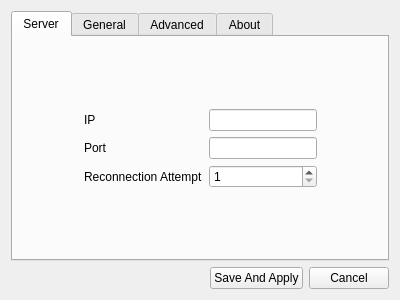
<?xml version="1.0" encoding="UTF-8"?>
<ui version="4.0">
 <class>Setting</class>
 <widget class="QWidget" name="Setting">
  <property name="geometry">
   <rect>
    <x>0</x>
    <y>0</y>
    <width>400</width>
    <height>300</height>
   </rect>
  </property>
  <property name="windowTitle">
   <string notr="true">Form</string>
  </property>
  <layout class="QVBoxLayout" name="verticalLayout_2">
   <item>
    <widget class="QTabWidget" name="tabWidget">
     <property name="currentIndex">
      <number>0</number>
     </property>
     <widget class="QWidget" name="server">
      <attribute name="title">
       <string notr="true">Server</string>
      </attribute>
      <layout class="QVBoxLayout" name="verticalLayout">
       <item>
        <spacer name="verticalSpacer">
         <property name="orientation">
          <enum>Qt::Vertical</enum>
         </property>
         <property name="sizeHint" stdset="0">
          <size>
           <width>20</width>
           <height>57</height>
          </size>
         </property>
        </spacer>
       </item>
       <item>
        <layout class="QHBoxLayout" name="horizontalLayout">
         <item>
          <spacer name="horizontalSpacer">
           <property name="orientation">
            <enum>Qt::Horizontal</enum>
           </property>
           <property name="sizeHint" stdset="0">
            <size>
             <width>40</width>
             <height>20</height>
            </size>
           </property>
          </spacer>
         </item>
         <item>
          <layout class="QFormLayout" name="formLayout">
           <item row="0" column="0">
            <widget class="QLabel" name="ip_label">
             <property name="text">
              <string notr="true">IP</string>
             </property>
            </widget>
           </item>
           <item row="0" column="1">
            <widget class="QLineEdit" name="ip_editor"/>
           </item>
           <item row="1" column="0">
            <widget class="QLabel" name="port_label">
             <property name="text">
              <string notr="true">Port</string>
             </property>
            </widget>
           </item>
           <item row="1" column="1">
            <widget class="QLineEdit" name="port_editor"/>
           </item>
           <item row="2" column="0">
            <widget class="QLabel" name="reconnection_attemp_label">
             <property name="text">
              <string notr="true">Reconnection Attempt</string>
             </property>
            </widget>
           </item>
           <item row="2" column="1">
            <widget class="QSpinBox" name="reconnection_attempt_box">
             <property name="minimum">
              <number>1</number>
             </property>
             <property name="maximum">
              <number>100</number>
             </property>
            </widget>
           </item>
          </layout>
         </item>
         <item>
          <spacer name="horizontalSpacer_2">
           <property name="orientation">
            <enum>Qt::Horizontal</enum>
           </property>
           <property name="sizeHint" stdset="0">
            <size>
             <width>40</width>
             <height>20</height>
            </size>
           </property>
          </spacer>
         </item>
        </layout>
       </item>
       <item>
        <spacer name="verticalSpacer_2">
         <property name="orientation">
          <enum>Qt::Vertical</enum>
         </property>
         <property name="sizeHint" stdset="0">
          <size>
           <width>20</width>
           <height>57</height>
          </size>
         </property>
        </spacer>
       </item>
      </layout>
     </widget>
     <widget class="QWidget" name="general">
      <attribute name="title">
       <string notr="true">General</string>
      </attribute>
      <layout class="QVBoxLayout" name="verticalLayout_3">
       <item>
        <spacer name="verticalSpacer_3">
         <property name="orientation">
          <enum>Qt::Vertical</enum>
         </property>
         <property name="sizeHint" stdset="0">
          <size>
           <width>20</width>
           <height>70</height>
          </size>
         </property>
        </spacer>
       </item>
       <item>
        <layout class="QHBoxLayout" name="horizontalLayout_3">
         <item>
          <spacer name="horizontalSpacer_4">
           <property name="orientation">
            <enum>Qt::Horizontal</enum>
           </property>
           <property name="sizeHint" stdset="0">
            <size>
             <width>40</width>
             <height>20</height>
            </size>
           </property>
          </spacer>
         </item>
         <item>
          <layout class="QFormLayout" name="formLayout_2">
           <item row="0" column="0">
            <widget class="QLabel" name="language_label">
             <property name="text">
              <string notr="true">Language</string>
             </property>
            </widget>
           </item>
           <item row="0" column="1">
            <widget class="QComboBox" name="language_combobox"/>
           </item>
           <item row="1" column="0">
            <widget class="QLabel" name="theme_label">
             <property name="text">
              <string notr="true">Theme</string>
             </property>
            </widget>
           </item>
           <item row="1" column="1">
            <widget class="QComboBox" name="theme_combobox"/>
           </item>
          </layout>
         </item>
         <item>
          <spacer name="horizontalSpacer_5">
           <property name="orientation">
            <enum>Qt::Horizontal</enum>
           </property>
           <property name="sizeHint" stdset="0">
            <size>
             <width>40</width>
             <height>20</height>
            </size>
           </property>
          </spacer>
         </item>
        </layout>
       </item>
       <item>
        <spacer name="verticalSpacer_4">
         <property name="orientation">
          <enum>Qt::Vertical</enum>
         </property>
         <property name="sizeHint" stdset="0">
          <size>
           <width>20</width>
           <height>70</height>
          </size>
         </property>
        </spacer>
       </item>
      </layout>
     </widget>
     <widget class="QWidget" name="advanced">
      <attribute name="title">
       <string notr="true">Advanced</string>
      </attribute>
      <layout class="QVBoxLayout" name="verticalLayout_4">
       <item>
        <spacer name="verticalSpacer_5">
         <property name="orientation">
          <enum>Qt::Vertical</enum>
         </property>
         <property name="sizeHint" stdset="0">
          <size>
           <width>20</width>
           <height>69</height>
          </size>
         </property>
        </spacer>
       </item>
       <item>
        <layout class="QHBoxLayout" name="horizontalLayout_6">
         <item>
          <spacer name="horizontalSpacer_6">
           <property name="orientation">
            <enum>Qt::Horizontal</enum>
           </property>
           <property name="sizeHint" stdset="0">
            <size>
             <width>40</width>
             <height>20</height>
            </size>
           </property>
          </spacer>
         </item>
         <item>
          <layout class="QFormLayout" name="formLayout_3">
           <item row="0" column="0">
            <widget class="QLabel" name="log_level_label">
             <property name="text">
              <string notr="true">Log Level</string>
             </property>
            </widget>
           </item>
           <item row="0" column="1">
            <widget class="QComboBox" name="log_level_combobox"/>
           </item>
           <item row="1" column="0">
            <widget class="QLabel" name="log_saving_limit_label">
             <property name="text">
              <string notr="true">Log Saving Limit</string>
             </property>
            </widget>
           </item>
           <item row="1" column="1">
            <layout class="QHBoxLayout" name="horizontalLayout_4">
             <item>
              <widget class="QComboBox" name="log_saving_combobox"/>
             </item>
             <item>
              <widget class="QLabel" name="days_label">
               <property name="text">
                <string notr="true">Day(s)</string>
               </property>
              </widget>
             </item>
            </layout>
           </item>
          </layout>
         </item>
         <item>
          <spacer name="horizontalSpacer_7">
           <property name="orientation">
            <enum>Qt::Horizontal</enum>
           </property>
           <property name="sizeHint" stdset="0">
            <size>
             <width>40</width>
             <height>20</height>
            </size>
           </property>
          </spacer>
         </item>
        </layout>
       </item>
       <item>
        <spacer name="verticalSpacer_6">
         <property name="orientation">
          <enum>Qt::Vertical</enum>
         </property>
         <property name="sizeHint" stdset="0">
          <size>
           <width>20</width>
           <height>69</height>
          </size>
         </property>
        </spacer>
       </item>
      </layout>
     </widget>
     <widget class="QWidget" name="about">
      <attribute name="title">
       <string notr="true">About</string>
      </attribute>
      <layout class="QVBoxLayout" name="verticalLayout_7">
       <item>
        <layout class="QHBoxLayout" name="horizontalLayout_5">
         <item>
          <widget class="QLabel" name="logo_label">
           <property name="text">
            <string notr="true">LOGO</string>
           </property>
          </widget>
         </item>
         <item>
          <layout class="QGridLayout" name="gridLayout">
           <item row="0" column="0">
            <widget class="QLabel" name="version_label">
             <property name="text">
              <string notr="true">Version</string>
             </property>
            </widget>
           </item>
           <item row="0" column="1">
            <widget class="QLabel" name="license_label">
             <property name="text">
              <string notr="true">License</string>
             </property>
            </widget>
           </item>
           <item row="1" column="0">
            <widget class="QPushButton" name="pushButton_3">
             <property name="text">
              <string>Github</string>
             </property>
            </widget>
           </item>
          </layout>
         </item>
        </layout>
       </item>
       <item>
        <layout class="QHBoxLayout" name="horizontalLayout_7">
         <item>
          <layout class="QVBoxLayout" name="verticalLayout_5">
           <item>
            <widget class="QLabel" name="main_developer_label">
             <property name="text">
              <string notr="true">Main Developers</string>
             </property>
            </widget>
           </item>
           <item>
            <widget class="QTextBrowser" name="main_developer_text"/>
           </item>
          </layout>
         </item>
         <item>
          <layout class="QVBoxLayout" name="verticalLayout_6">
           <item>
            <widget class="QLabel" name="all_contributor_label">
             <property name="text">
              <string notr="true">All Contributors</string>
             </property>
            </widget>
           </item>
           <item>
            <widget class="QTextBrowser" name="all_contributor_text"/>
           </item>
          </layout>
         </item>
        </layout>
       </item>
      </layout>
     </widget>
    </widget>
   </item>
   <item>
    <layout class="QHBoxLayout" name="horizontalLayout_2">
     <item>
      <spacer name="horizontalSpacer_3">
       <property name="orientation">
        <enum>Qt::Horizontal</enum>
       </property>
       <property name="sizeHint" stdset="0">
        <size>
         <width>40</width>
         <height>20</height>
        </size>
       </property>
      </spacer>
     </item>
     <item>
      <widget class="QPushButton" name="ok_btn">
       <property name="text">
        <string notr="true">Save And Apply</string>
       </property>
      </widget>
     </item>
     <item>
      <widget class="QPushButton" name="cancel_btn">
       <property name="text">
        <string notr="true">Cancel</string>
       </property>
      </widget>
     </item>
    </layout>
   </item>
  </layout>
 </widget>
 <resources/>
 <connections/>
</ui>
